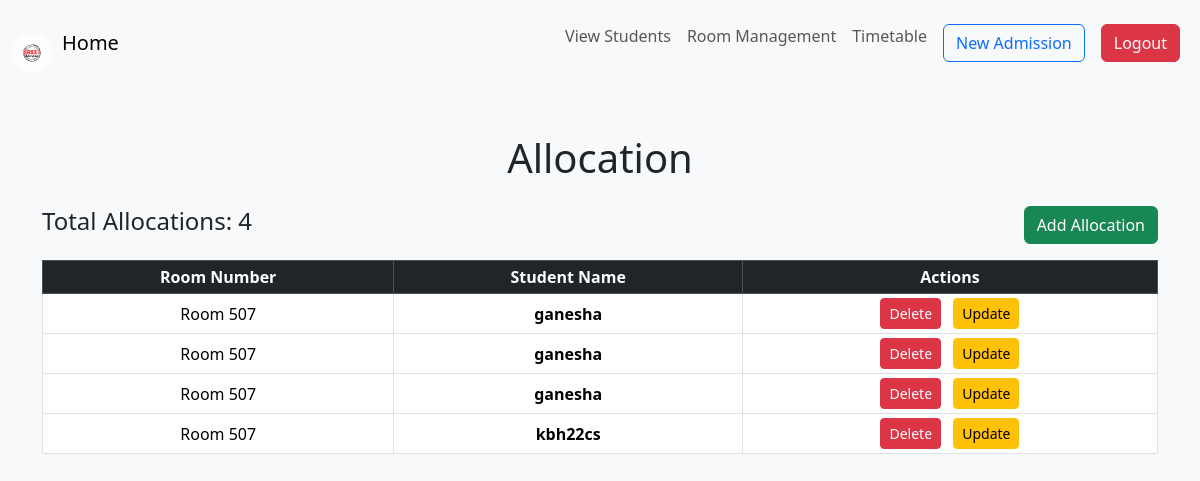
The app's page /hoste/allocations/507 (signed in) with its own data.
### hostel/models.py (models this page shows, shortened)
class RoomAllocation(models.Model):
    room = models.ForeignKey(Room, on_delete=models.CASCADE)  # Renamed for clarity
    user = models.ForeignKey(User, on_delete=models.CASCADE,null=True)

class Room(models.Model):
    room_number = models.IntegerField(primary_key=True)  # Set as primary key
    capacity = models.IntegerField()  # Capacity of the room
    occupied = models.BooleanField(default=False)  # Boolean to check if occupied
    def __str__(self):
        return f"Room {self.room_number}"

### hostel/views.py (the view)
# urls.py: path('allocations/<int:pk>',views.allocation_view,name='allocations'),
def allocation_view(request, pk):
    allocations = RoomAllocation.objects.filter(room=pk)
    room = get_object_or_404(Room, room_number=pk)
    allocations_count = allocations.count()
    room.occupied = allocations_count >= 8
    room.save()
    print(f"Allocations count: {allocations_count}")
    print(f"Room Number: {room.room_number}")
    print(f"Room Occupied: {room.occupied}")
    context = {
        'allocations': allocations,
        'room': room,
        'allocationscount': allocations_count,
        'room_number': pk,
    }
    return render(request, 'hostel/allocation.html', context)

### hostel/templates/hostel/allocation.html (shortened to what this page needs)
{% extends 'base.html' %}
{% block content %}
<div class="container mt-5">
    <h1 class="text-center mb-4">Allocation</h1>
    <div class="table-responsive">
        <div class="d-flex justify-content-between align-items-center mb-3">
            <h4>Total Allocations: {{ allocationscount }}</h4>
            {%if allocationscount == 8%}
                <button class="btn btn-danger">Room is full</button>
            {%else%}
            <a href="{% url 'hostel:add' %}?q={{ room_number }}">
            <button class="btn btn-success">Add Allocation</button>
            </a>
            {%endif%}
        </div>
        <table class="table table-sm table-bordered table-hover text-center align-middle">
            <thead class="table-dark">
                <tr>
                    <th scope="col">Room Number</th>
                    <th scope="col">Student Name</th>
                    <th scope="col">Actions</th>
                </tr>
            </thead>
            <tbody>
                {% for allocation in allocations %}
                    <tr>
                        <td>{{ allocation.room }}</td>
                        <th scope="row">{{ allocation.user }}</th>
                        <td>
                            <a href="{% url 'hostel:delete' allocation.id %}" class="btn btn-danger btn-sm me-2">
                                Delete
                            </a>
                            <a href="{% url 'hostel:update' allocation.id %}" class="btn btn-warning btn-sm">
                                Update
                            </a>
                        </td>
                    </tr>
                {% empty %}
                    <tr>
                        <td colspan="3" class="text-center">No allocations available.</td>
                    </tr>
                {% endfor %}
            </tbody>
        </table>
    </div>
</div>
{% endblock content %}

### templates/base.html (style rules this page uses)
:root { --bg-color: #f8f9fa; --text-color: #212529; }
body { background-color: var(--bg-color); color: var(--text-color); transition: background-color 0.3s, color 0.3s; }

### records on screen
RoomAllocation: room "Room 507", user "ganesha"
RoomAllocation: room "Room 507", user "ganesha"
RoomAllocation: room "Room 507", user "ganesha"
RoomAllocation: room "Room 507", user "kbh22cs"

### other values on screen
{{ allocationscount }} "4"
